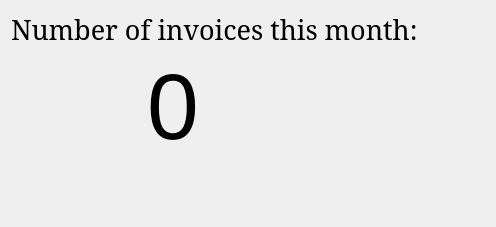
<?xml version="1.0" encoding="UTF-8"?>
<ui version="4.0">
 <class>dashboard_widget</class>
 <widget class="QWidget" name="dashboard_widget">
  <property name="geometry">
   <rect>
    <x>0</x>
    <y>0</y>
    <width>496</width>
    <height>227</height>
   </rect>
  </property>
  <property name="windowTitle">
   <string>Dashboard</string>
  </property>
  <layout class="QVBoxLayout" name="verticalLayout_2">
   <item>
    <layout class="QVBoxLayout" name="verticalLayout">
     <item>
      <widget class="QLabel" name="label">
       <property name="font">
        <font>
         <family>Serif</family>
         <pointsize>20</pointsize>
         <weight>50</weight>
         <bold>false</bold>
        </font>
       </property>
       <property name="text">
        <string>Number of invoices this month:</string>
       </property>
      </widget>
     </item>
     <item>
      <layout class="QHBoxLayout" name="_2" stretch="0,0">
       <property name="spacing">
        <number>36</number>
       </property>
       <property name="sizeConstraint">
        <enum>QLayout::SetMaximumSize</enum>
       </property>
       <item>
        <widget class="QLabel" name="label_3">
         <property name="sizePolicy">
          <sizepolicy hsizetype="Preferred" vsizetype="Preferred">
           <horstretch>0</horstretch>
           <verstretch>0</verstretch>
          </sizepolicy>
         </property>
         <property name="minimumSize">
          <size>
           <width>88</width>
           <height>88</height>
          </size>
         </property>
         <property name="maximumSize">
          <size>
           <width>100</width>
           <height>100</height>
          </size>
         </property>
         <property name="text">
          <string/>
         </property>
         <property name="pixmap">
          <pixmap resource="../resources.qrc">:/icons/Icons/analysis.png</pixmap>
         </property>
         <property name="scaledContents">
          <bool>true</bool>
         </property>
         <property name="alignment">
          <set>Qt::AlignCenter</set>
         </property>
         <property name="wordWrap">
          <bool>true</bool>
         </property>
        </widget>
       </item>
       <item>
        <widget class="QLabel" name="label_2">
         <property name="font">
          <font>
           <pointsize>70</pointsize>
          </font>
         </property>
         <property name="text">
          <string>0</string>
         </property>
         <property name="scaledContents">
          <bool>true</bool>
         </property>
         <property name="alignment">
          <set>Qt::AlignLeading|Qt::AlignLeft|Qt::AlignVCenter</set>
         </property>
         <property name="wordWrap">
          <bool>true</bool>
         </property>
        </widget>
       </item>
      </layout>
     </item>
    </layout>
   </item>
   <item>
    <spacer name="verticalSpacer">
     <property name="orientation">
      <enum>Qt::Vertical</enum>
     </property>
     <property name="sizeHint" stdset="0">
      <size>
       <width>20</width>
       <height>40</height>
      </size>
     </property>
    </spacer>
   </item>
  </layout>
 </widget>
 <resources>
  <include location="../resources.qrc"/>
 </resources>
 <connections/>
</ui>
